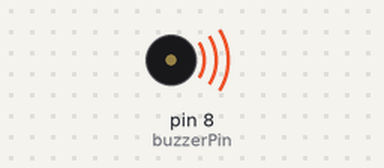
The sketch below on a simulated Arduino Uno, built with avr-gcc and run on an emulated ATmega328P. On the bench: buzzer (waves = sounding).

Above: at 0.25 s.
At 5.89 s:
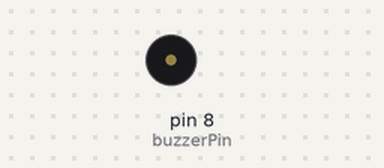
Timing chart, 0 to 6.3 s (numbered marks = the images above):
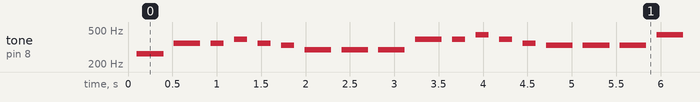

Measured:
- by itself, tone on pin 8 (buzzerPin): plays 262 Hz for 0.30 s, 349 Hz for 0.30 s, 349 Hz for 0.15 s, 392 Hz for 0.15 s, 349 Hz for 0.15 s, 330 Hz for 0.15 s … (377 notes in this stretch)

The sketch:

Christmas_Song.ino
```cpp
const int buzzerPin = 8;
const int RED_PIN = 9;
const int GREEN_PIN = 10;
const int BLUE_PIN = 11;
int j = 0;
const int songLength = 30;
char notes[] = "cffgfedddggagfeeeaabagfdccdgef"; // 18 + 12 = 28
int beats[] = {2,2,1,1,1,1,2,2,2,2,1,1,1,1,2,2,2,2,2,1,1,1,1,2,2,1,1,2,2,2,4};
int tempo = 150;
int ledPins[] = {2,3,4,7,9,10,12,13};


void setup()
{
  pinMode(buzzerPin, OUTPUT);
}


void loop()
{
  int i, duration;

  for (i = 0; i < songLength; i++) // step through the song arrays
  {
    duration = beats[i] * tempo;  // length of note/rest in ms

    if (notes[i] == ' ')          // is this a rest?
    {
      delay(duration);            // then pause for a moment
    }
    else                          // otherwise, play the note
    {
      tone(buzzerPin, frequency(notes[i]), duration);
        //Turns on LED #0 (pin 2)
      delay(duration);            // wait for tone to finish

    }
    delay(tempo/10);              // brief pause between notes
  }

  // We only want to play the song once, so we'll pause forever:

  // If you'd like your song to play over and over,
  // remove the above statement
}


int frequency(char note)
{
  // This function takes a note character (a-g), and returns the
  // corresponding frequency in Hz for the tone() function.

  int i;
  const int numNotes = 8;  // number of notes we're storing

  // The following arrays hold the note characters and their
  // corresponding frequencies. The last "C" note is uppercase
  // to separate it from the first lowercase "c". If you want to
  // add more notes, you'll need to use unique characters.

  // For the "char" (character) type, we put single characters
  // in single quotes.

  char names[] = { 'c', 'd', 'e', 'f', 'g', 'a', 'b', 'C' };
  int frequencies[] = {262, 294, 330, 349, 392, 440, 494, 523};

  // Now we'll search through the letters in the array, and if
  // we find it, we'll return the frequency for that note.

  for (i = 0; i < numNotes; i++)  // Step through the notes
  {
    if (names[i] == note)         // Is this the one?
    {
      digitalWrite(ledPins[i], HIGH);
      delay(100);
      digitalWrite(ledPins[i], LOW);
      return(frequencies[i]);     // Yes! Return the frequency
    }
  }
  return(0);  // We looked through everything and didn't find it,
              // but we still need to return a value, so return 0.
}
```
